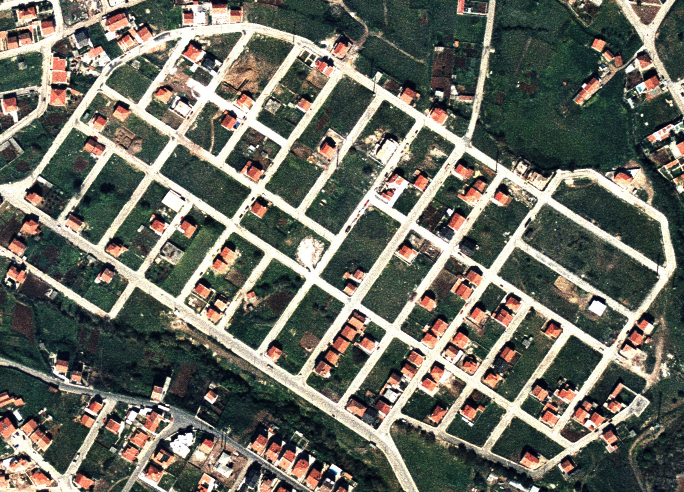
#> input picture PI_proj2/PI_proj2/ik02.tif, 684 x 492 px
$ python fc50387_2_ex3.py   (older library calls are emulated)
#> lines starting #> are read from the running program, lines starting #| are printed output that depends on the picture
"""

@author: Guilherme Rodrigues Gomes Martinez
fc50387
"""

"""Projeto 2 ex3"""
from skimage.morphology import disk, rectangle, erosion, dilation, opening, closing, local_minima, local_maxima, watershed, binary_erosion, binary_dilation, binary_opening, binary_closing
from imageio import imread, imwrite
from scipy import ndimage
import matplotlib.pyplot as plt
import numpy as np
from copy import deepcopy
plt.close('all')
img = imread('ik02.tif')
#> img is the input picture: shape (492, 684, 3); mean R, G, B 106.6, 107.6, 97.1

img2 = (img[:,:,2] - img[:,:,0] - 180)
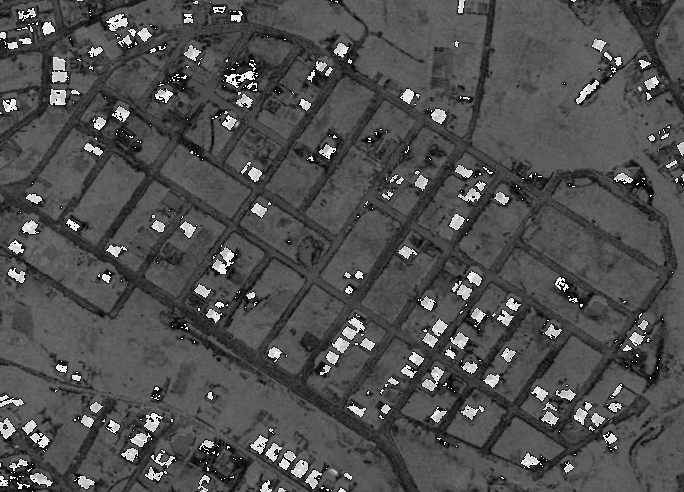
#> img2: shape (492, 684); min 0, max 255, mean 79.1

h_img2, r = np.histogram(img2, bins = 256, range=(0,256))
#> h_img2 = 256 values, max 10763 at index 89, min 0 at index 123, mean 1314.6; r = 257 values from 0 to 256
plt.figure();
plt.plot(h_img2, 'b');

#determinar o maximo do histograma
xmax = np.where(h_img2 == np.max(h_img2)); xmax = xmax[0][0]
#> after `xmax = np.where(h_img2 == np.max(h_img2))`: xmax = ([89],)
#> after `xmax = xmax[0][0]`: xmax = 89
ymax = h_img2[xmax]
#> ymax = 10763
x1 = xmax
#> x1 = 89
y1 = ymax
#> y1 = 10763
x2 = 255
y2 = h_img2[x2]
#> y2 = 267

#definiçao da reta
a1 = (y2 - y1)/(x2 - x1)
#> a1 = -63.23
b1 = y1 - a1 * x1
#> b1 = 16390.4
a2 = -a1 ** -1
#> a2 = 0.0158
b2 = np.zeros((256)); x = np.copy(b2); y = np.copy(b2); d = np.copy(b2)
for i in range(xmax, x2):
    #coordenada y na origem
    b2[i] = h_img2[i] - a2 * i
    x[i] = (b1 - b2[i])/(a2 - a1)
    y[i] = a2 * (b1 - b2[i])/(a2 - a1) + b2[i]
    d[i] = np.sqrt((x[i] - i) ** 2 + (y[i] - h_img2[i]) ** 2)
#> after the loop, b2 = 256 values, max 10761.6 at index 89, min -2.51 at index 159, mean 381.4; d = 256 values, max 151 at index 106, min 0 at index 0, mean 50.82; x = 256 values, max 259.2 at index 159, min 0 at index 0, mean 162; y = 256 values, max 10763 at index 89, min 0 at index 0, mean 384

#Threshold
th = np.where(d == np.max(d)); th = th[0][0]
#> after `th = np.where(d == np.max(d))`: th = ([106],)
#> after `th = th[0][0]`: th = 106

img_bin = np.zeros(img2.shape)

img_bin[img2 < th] = 0
img_bin[img2 >= th] = 1

img_final = np.copy(img)
for i in range(img.shape[2]):
    img_final[:,:,i] = img_final[:,:,i] * img_bin
    img_final[:,:,i] = erosion(img_final[:,:,i], rectangle(3,3))
    img_final[:,:,i] = dilation(img_final[:,:,i], rectangle(3,3))
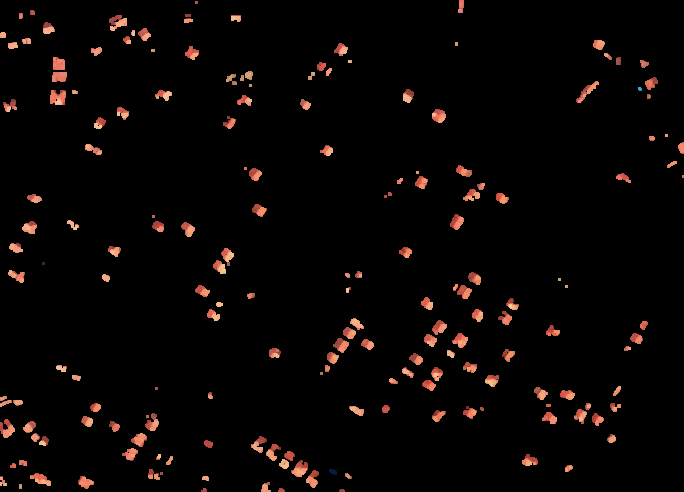
#> img_final: shape (492, 684, 3); mean R, G, B 8.7, 5, 3.9

plt.figure(figsize=(12,10))
a = plt.subplot(121); plt.imshow(img, 'gray');plt.axis('off');
b = plt.subplot(122); plt.imshow(img_final, 'gray');plt.axis('off');

a.title.set_text('Imagem original');plt.axis('off');
b.title.set_text('Imagem com as casas')
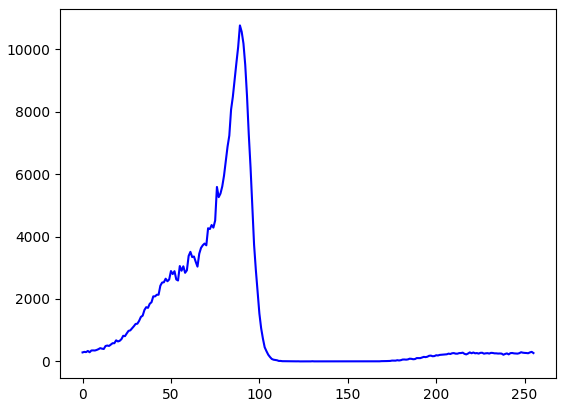
#> figure drawn by matplotlib, 1 panel; curve peaks at x = 89, y = 10763
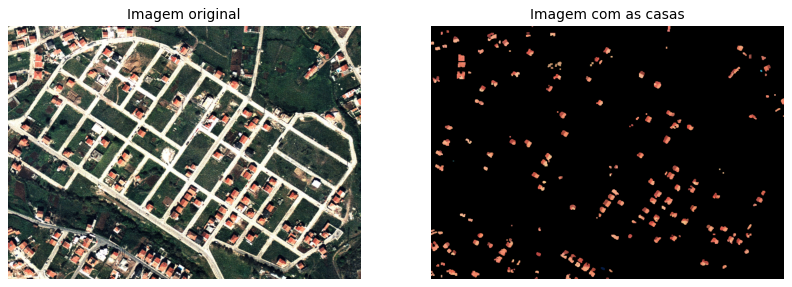
#> figure drawn by matplotlib, 2 panels
